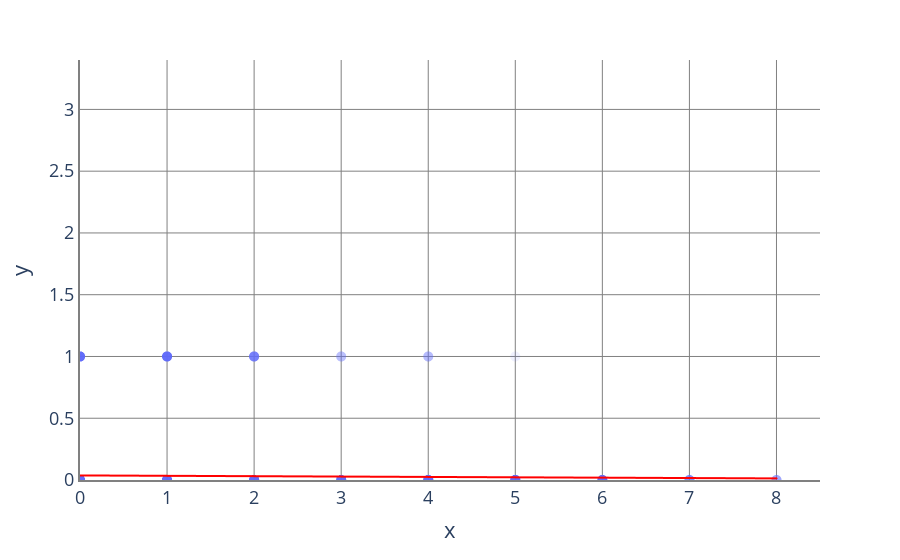

Source (notebook cell):
### Code cell
# import json

# repl_dict = {j: i for i, j in enumerate(df_dropped["region"].unique())}

# fig = px.scatter(x=df_dropped.sort_values(by="dens")["region"].replace(repl_dict), y=df_dropped["NFatal"], trendline="ols", trendline_color_override="red", range_y=(0, 1.1))
fig = px.scatter(x=df_dropped["camera_count"], y=df_dropped["NFatal"], trendline="ols", trendline_color_override="red", range_y=(0, 3.4), range_x=(0, 8.5))
fig.update_traces(marker=dict(size=10, opacity=.05))
fig.update_layout({'plot_bgcolor': 'rgba(255, 255, 255, 0)', 'paper_bgcolor': 'rgba(255, 255, 255, 0)'})
fig.update_layout(font=dict(family="Open Sans", size=18))
fig.update_layout(yaxis={"gridcolor": "#808080"}, xaxis={"gridcolor": "#808080"})
fig.update_xaxes(showline=True, linewidth=2, linecolor="#808080")
fig.update_yaxes(showline=True, linewidth=2, linecolor="#808080")
fig.update_layout({"showlegend": False})
fig.show()

results = px.get_trendline_results(fig)
print(results.px_fit_results[0].params)

### Figure 1 — Plotly figure (JSON) as saved in the notebook; plotly's stock layout.template omitted (floating-point values rounded to 4 significant figures; data arrays with more than 128 entries replaced by an {"elided": "..."} marker saying what was removed)
{"data": [{"hovertemplate": "x=%{x}<br>y=%{y}<extra></extra>", "legendgroup": "", "marker": {"color": "#636efa", "opacity": 0.05, "size": 10, "symbol": "circle"}, "mode": "markers", "name": "", "showlegend": false, "type": "scattergl", "x": {"elided": "6806 int values"}, "xaxis": "x", "y": {"elided": "6806 int values"}, "yaxis": "y"}, {"hovertemplate": "<b>OLS trendline</b><br>y = -0.00300732 * x + 0.0368783<br>R<sup>2</sup>=0.000647<br><br>x=%{x}<br>y=%{y} <b>(trend)</b><extra></extra>", "legendgroup": "", "line": {"color": "red"}, "marker": {"color": "#636efa", "opacity": 0.05, "size": 10, "symbol": "circle"}, "mode": "lines", "name": "", "showlegend": false, "type": "scattergl", "x": {"elided": "6806 int values"}, "xaxis": "x", "y": {"elided": "6806 float values"}, "yaxis": "y"}], "layout": {"font": {"family": "Open Sans", "size": 18}, "legend": {"tracegroupgap": 0}, "margin": {"t": 60}, "paper_bgcolor": "rgba(255, 255, 255, 0)", "plot_bgcolor": "rgba(255, 255, 255, 0)", "showlegend": false, "xaxis": {"anchor": "y", "domain": [0, 1], "gridcolor": "#808080", "linecolor": "#808080", "linewidth": 2, "range": [0, 8.5], "showline": true, "title": {"text": "x"}}, "yaxis": {"anchor": "x", "domain": [0, 1], "gridcolor": "#808080", "linecolor": "#808080", "linewidth": 2, "range": [0, 3.4], "showline": true, "title": {"text": "y"}}}}
